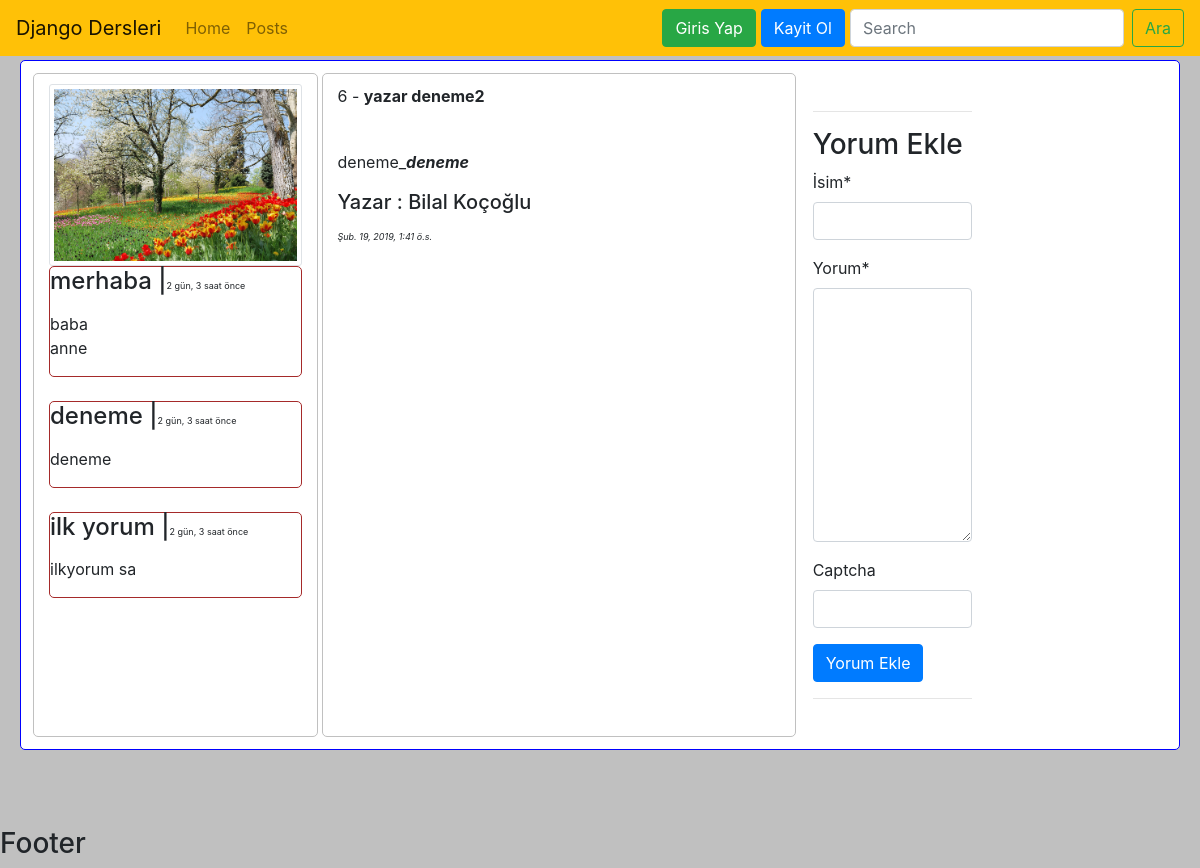
Screenshot of /post/detail/yazar-deneme2/ with the database file from the repository.
### post/models.py (models this page shows, shortened)
class Post(models.Model):   #extends islemi yapildi.
    user = models.ForeignKey('auth.User', verbose_name='Yazar',related_name='posts')
    title = models.CharField(max_length=120, verbose_name='Baslik')   #Char Field icin mutlaka max lenght belirtilmeli
    content = RichTextField(verbose_name='Icerik')
    publishing_date = models.DateTimeField(verbose_name='Yayinlanma Tarihi', auto_now_add=True)
    image = models.ImageField(null=True, blank=True)
    slug = models.SlugField(unique=True, editable=False, max_length=130)
    class Meta:
        ordering = ['-publishing_date','id']

class Comment(models.Model):
    post = models.ForeignKey('post.Post',related_name='comments', on_delete=models.CASCADE)
    name = models.CharField(max_length=200, verbose_name='İsim')
    content = models.TextField(verbose_name='Yorum')
    created_date = models.DateTimeField(auto_now_add=True)
    class Meta:
        ordering = ['-created_date']

### post/views.py (the view)
# urls.py: url(r'^detail/(?P<slug>[\w-]+)/', post_detail, name='detail'),
def post_detail(request, slug):
    post = get_object_or_404(Post, slug = slug)
    form = CommentForm(request.POST or None)
    if form.is_valid():
        comment = form.save(commit=False)
        comment.post = post
        comment.save()
        messages.success(request, "Yorum basarili bir sekilde eklendi !")
        return HttpResponseRedirect(post.get_absolute_url())
    context = {
        'post': post,
        'form': form,
    }
    return render(request, 'post/detail.html', context)

### post/forms.py
class CommentForm(forms.ModelForm):
    captcha = ReCaptchaField()
    class Meta:
        model = Comment
        fields = [
            'name',
            'content',
        ]

### templates/post/detail.html (shortened to what this page needs)
{% extends 'base.html' %}
{% block body %}
    <div class="row" style="border: 1px solid blue; background-color: white; border-radius: 5px; padding: 10px; margin:5px;">
        <div class="col-3 detail-cols">
            {% if post.image %}
                <img src="{{ post.image.url }}" class="card-img img-fluid img-thumbnail">
            {% endif %}
        <br>
            {% for comment in post.comments.all %}
                <div style="border: 1px solid brown; border-radius: 5px;">
                    <h4>{{ comment.name }} |<small style="font-size: xx-small">{{ comment.created_date|timesince }} önce</small></h4>
                    <p>{{ comment.content|linebreaks }}</p>
                </div><br>
            {% endfor %}
        </div>
        <div class="col-5 detail-cols">
            <p>{{ post.id }} - <strong>{{ post.title }}</strong></p>
            <p style="font-size: small; padding: 5px;">{{ post.content|safe|linebreaks }}</p>
            <p><h5>Yazar : {{ post.user.get_full_name }}</h5></p>
            <p style="font-size: xx-small; font-style: italic">{{ post.publishing_date }}</p>
        </div>
        <div class="col-2">
            <br><hr>
            <h3>Yorum Ekle</h3>
            {% include 'post/comment.html' %}
            <hr><br>
        </div>
    </div>
{% endblock %}

### static/css/style.css (style rules this page uses)
body { background-color: silver !important; }
.detail-cols { border: 1px solid silver; border-radius: 5px; padding: 10px; margin: 2px; }

### rows the page displays
Post: image (picture), id "6", title "yazar deneme2", content "deneme_ deneme", user.get_full_name "Bilal Koçoğlu", publishing_date "Şub. 19, 2019, 1:41 ö.s."
Comment: name "merhaba", created_date "2 gün, 3 saat", content "baba anne"
Comment: name "deneme", created_date "2 gün, 3 saat", content "deneme"
Comment: name "ilk yorum", created_date "2 gün, 3 saat", content "ilkyorum sa"
